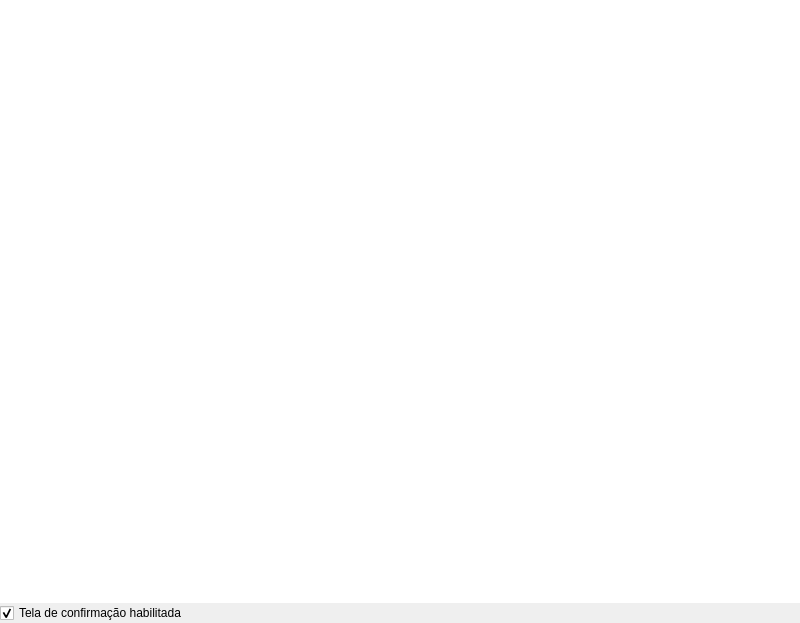
<?xml version="1.0" encoding="UTF-8"?>
<ui version="4.0">
 <class>CGMenu</class>
 <widget class="QWidget" name="CGMenu">
  <property name="geometry">
   <rect>
    <x>0</x>
    <y>0</y>
    <width>800</width>
    <height>623</height>
   </rect>
  </property>
  <property name="windowTitle">
   <string>CGMenu</string>
  </property>
  <layout class="QVBoxLayout" name="verticalLayout_2">
   <property name="spacing">
    <number>0</number>
   </property>
   <property name="leftMargin">
    <number>0</number>
   </property>
   <property name="topMargin">
    <number>0</number>
   </property>
   <property name="rightMargin">
    <number>0</number>
   </property>
   <property name="bottomMargin">
    <number>0</number>
   </property>
   <item>
    <widget class="QGraphicsView" name="gvMenu">
     <property name="minimumSize">
      <size>
       <width>800</width>
       <height>600</height>
      </size>
     </property>
     <property name="frameShape">
      <enum>QFrame::NoFrame</enum>
     </property>
     <property name="verticalScrollBarPolicy">
      <enum>Qt::ScrollBarAlwaysOff</enum>
     </property>
     <property name="horizontalScrollBarPolicy">
      <enum>Qt::ScrollBarAlwaysOff</enum>
     </property>
     <property name="renderHints">
      <set>QPainter::Antialiasing|QPainter::HighQualityAntialiasing|QPainter::SmoothPixmapTransform|QPainter::TextAntialiasing</set>
     </property>
     <property name="cacheMode">
      <set>QGraphicsView::CacheBackground</set>
     </property>
    </widget>
   </item>
   <item>
    <layout class="QHBoxLayout" name="horizontalLayout_2">
     <property name="spacing">
      <number>0</number>
     </property>
     <item>
      <widget class="QCheckBox" name="cbMenu2Enabled">
       <property name="text">
        <string>Tela de confirmação habilitada</string>
       </property>
       <property name="checked">
        <bool>true</bool>
       </property>
      </widget>
     </item>
    </layout>
   </item>
  </layout>
 </widget>
 <layoutdefault spacing="6" margin="11"/>
 <resources/>
 <connections/>
</ui>
